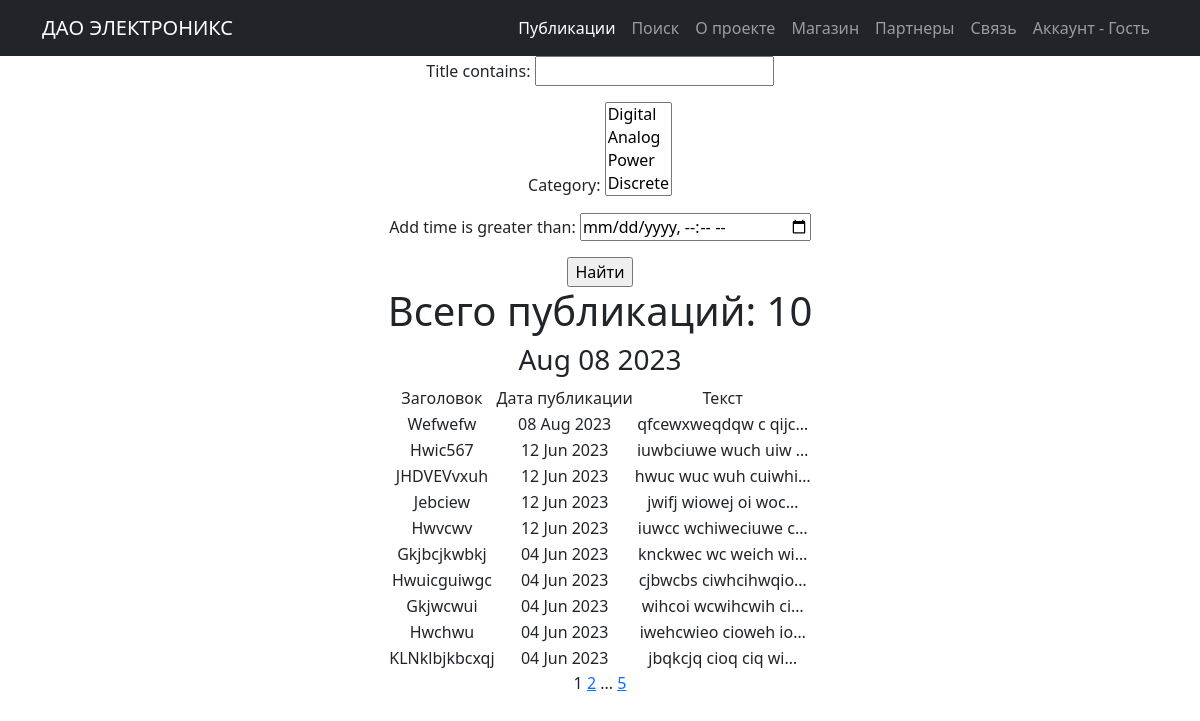
The app's page /search/ with its own data.
### posts/models.py (models this page shows, shortened)
class Post(models.Model):
    type = models.CharField(max_length=2, choices=CATEGORY_CHOICES, default=ARTICLE)
    add_time = models.DateTimeField(auto_now_add=True)
    title = models.CharField(max_length=255)
    text = models.TextField()
    rating = models.IntegerField(default=0)
    author = models.ForeignKey(Author, on_delete=models.CASCADE)
    category = models.ManyToManyField(Category, through='PostCategory')

### posts/views.py (the view)
# urls.py: path('search/', PostsListSearch.as_view(), name='post_search'),
class PostsListSearch(ListView):
    model = Post
    ordering = '-add_time'
    template_name = 'posts_search.html'
    context_object_name = 'posts_search'
    paginate_by = 10
    def get_queryset(self):
        queryset = super().get_queryset()
        self.filterset = PostFilter(self.request.GET, queryset)
        return self.filterset.qs
    def get_context_data(self, **kwargs):
        context = super().get_context_data(**kwargs)
        context['filterset'] = self.filterset
        return context

### posts/models.py (called while the page is built)
    def __str__(self):
        return self.name

### posts/templatetags/custom_filters.py (called while the page is built)
@register.filter()
def censor(value):
    for item in bad_words:
        if item in value:
            return value.replace(item, new_word(item))
        else:
            return value

### posts/templatetags/custom_tags.py (called while the page is built)
@register.simple_tag()
def current_time(format_string='%b %d %Y'):
    return datetime.utcnow().strftime(format_string)

@register.simple_tag(takes_context=True)
def url_replace(context, **kwargs):
    d = context['request'].GET.copy()
    for k, v in kwargs.items():
        d[k] = v
    return d.urlencode()

### templates/posts_search.html (shortened to what this page needs)
{% extends 'flatpages/default.html' %}
{% load custom_filters %}
{% load custom_tags %}
{% block content %}
   <form action="" method="get">
       {{ filterset.form.as_p }}
       <input type="submit" value="Найти" />
   </form>
{% if posts_search %}
    <h1> Всего публикаций: {{ posts_search|length }} </h1>
    <h3>{% current_time '%b %d %Y' %}</h3>
    <table align="center">
               <tr>
                   <td>Заголовок</td>
                   <td>Дата публикации</td>
                   <td>Текст</td>
               </tr>
        {% for posts in posts_search %}
               <tr>
                   <td>{{ posts.title|censor }}</td>
                   <td>{{ posts.add_time|date:"d M Y" }}</td>
                   <td>{{ posts.text|truncatechars:20|censor }}</td>
               </tr>
        {% endfor %}
    </table>
{% else %}
    <h2>Публикаций нет!</h2>
{% endif %}
   {{ page_obj.number }}
   {% if page_obj.has_next %}
       <a href="?{% url_replace page=page_obj.next_page_number %}">{{ page_obj.next_page_number }}</a>
       {% if paginator.num_pages != page_obj.next_page_number %}
           ...
           <a href="?{% url_replace page=page_obj.paginator.num_pages %}">{{ page_obj.paginator.num_pages }}</a>
       {% endif %}
   {% endif %}
{% endblock content %}

### records on screen
Post: title|censor "Wefwefw", add_time "08 Aug 2023", text|censor "qfcewxweqdqw c qijc…"
Post: title|censor "Hwic567", add_time "12 Jun 2023", text|censor "iuwbciuwe wuch uiw …"
Post: title|censor "JHDVEVvxuh", add_time "12 Jun 2023", text|censor "hwuc wuc wuh cuiwhi…"
Post: title|censor "Jebciew", add_time "12 Jun 2023", text|censor "jwifj wiowej oi woc…"
Post: title|censor "Hwvcwv", add_time "12 Jun 2023", text|censor "iuwcc wchiweciuwe c…"
Post: title|censor "Gkjbcjkwbkj", add_time "04 Jun 2023", text|censor "knckwec wc weich wi…"
Post: title|censor "Hwuicguiwgc", add_time "04 Jun 2023", text|censor "cjbwcbs ciwhcihwqio…"
Post: title|censor "Gkjwcwui", add_time "04 Jun 2023", text|censor "wihcoi wcwihcwih ci…"
Post: title|censor "Hwchwu", add_time "04 Jun 2023", text|censor "iwehcwieo cioweh io…"
Post: title|censor "KLNklbjkbcxqj", add_time "04 Jun 2023", text|censor "jbqkcjq cioq ciq wi…"

### other values on screen
{{ posts_search|length }} "10"
{{ page_obj.number }} "1"
{{ page_obj.next_page_number }} "2"
{{ page_obj.paginator.num_pages }} "5"
